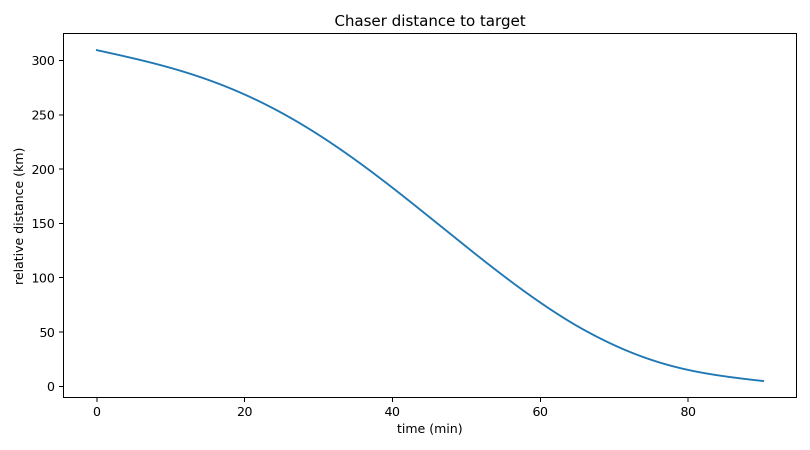
#> input picture Aerospace/AI in Space/simulations/first_rendezvous/distance.png, 1620 x 900 px, given in place of the camera (shown at 1/2 size)
$ python 'Face Presence Scanner.py'   (older library calls are emulated)
#> lines starting #> are read from the running program, lines starting #| are printed output that depends on the picture
#!/usr/bin/env python3
"""Local webcam face-presence monitor.

Detects visible, front-facing faces. It does not identify people, compare
identities, save frames, or record video.
"""

from __future__ import annotations

import argparse
import time
from collections import deque
from dataclasses import dataclass, field

try:
    import cv2
    import numpy as np
except ImportError as exc:
    print(f"Missing dependency: {exc}")
    print("Install with: pip install -r requirements.txt")
    raise SystemExit(1)


WINDOW_NAME = "Face Presence Monitor"
PANEL_WIDTH = 340
WHITE = (238, 241, 244)
MUTED = (150, 158, 166)
BLUE = (224, 144, 55)
GREEN = (114, 196, 92)
AMBER = (73, 178, 226)
RED = (90, 105, 224)
PANEL = (32, 36, 40)
PANEL_DARK = (23, 26, 29)
DIVIDER = (62, 68, 73)
Box = tuple[int, int, int, int]


@dataclass
class PresenceTracker:
    """Add hysteresis so a single missed frame does not flicker the status."""

    confirm_frames: int = 2
    clear_frames: int = 8
    hit_streak: int = 0
    miss_streak: int = 0
    present: bool = False
    started_at: float | None = None

    def update(self, face_count: int, now: float) -> None:
        if face_count:
            self.hit_streak += 1
            self.miss_streak = 0
            if not self.present and self.hit_streak >= self.confirm_frames:
                self.present = True
                self.started_at = now
        else:
            self.miss_streak += 1
            self.hit_streak = 0
            if self.present and self.miss_streak >= self.clear_frames:
                self.present = False
                self.started_at = None

    def elapsed(self, now: float) -> float:
        return 0.0 if self.started_at is None else max(0.0, now - self.started_at)


@dataclass
class AppState:
    mirror: bool = True
    fullscreen: bool = False
    show_help: bool = True
    faces: tuple[Box, ...] = ()
    tracker: PresenceTracker = field(default_factory=PresenceTracker)
    fps_samples: deque[float] = field(default_factory=lambda: deque(maxlen=30))


@dataclass(frozen=True)
class ImageQuality:
    brightness: float
    sharpness: float
    lighting_label: str
    focus_label: str
    guidance: str


def parse_args() -> argparse.Namespace:
    parser = argparse.ArgumentParser(
        description="Detect visible faces locally without identifying people."
    )
    parser.add_argument("--camera", type=int, default=0, help="webcam index (default: 0)")
    parser.add_argument("--width", type=int, default=1280, help="requested capture width")
    parser.add_argument("--height", type=int, default=720, help="requested capture height")
    parser.add_argument("--no-mirror", action="store_true", help="start without mirroring")
    parser.add_argument("--detect-every", type=int, default=2, metavar="N", help="detect every N frames")
    return parser.parse_args()


def load_face_detector() -> cv2.CascadeClassifier:
    path = cv2.data.haarcascades + "haarcascade_frontalface_default.xml"
    detector = cv2.CascadeClassifier(path)
    if detector.empty():
        raise RuntimeError(f"Could not load OpenCV face detector: {path}")
    return detector


def open_camera(index: int, width: int, height: int) -> cv2.VideoCapture:
    cap = cv2.VideoCapture(index)
    if not cap.isOpened():
        raise RuntimeError(
            f"Could not open webcam {index}. Close other camera apps or try --camera 1."
        )
    cap.set(cv2.CAP_PROP_FRAME_WIDTH, width)
    cap.set(cv2.CAP_PROP_FRAME_HEIGHT, height)
    cap.set(cv2.CAP_PROP_BUFFERSIZE, 1)
    return cap


def detect_faces(frame: np.ndarray, detector: cv2.CascadeClassifier) -> tuple[Box, ...]:
    height, width = frame.shape[:2]
    target_width = min(720, width)
    scale = target_width / width
    small = cv2.resize(frame, (target_width, max(1, round(height * scale))))
    gray = cv2.equalizeHist(cv2.cvtColor(small, cv2.COLOR_BGR2GRAY))
    min_face = max(30, round(min(gray.shape[:2]) * 0.09))
    found = detector.detectMultiScale(
        gray, scaleFactor=1.12, minNeighbors=6, minSize=(min_face, min_face)
    )
    inverse = 1.0 / scale
    boxes = [tuple(round(int(value) * inverse) for value in box) for box in found]
    boxes.sort(key=lambda box: box[0])
    return tuple(boxes)


def smooth_boxes(previous: tuple[Box, ...], current: tuple[Box, ...]) -> tuple[Box, ...]:
    """Reduce bounding-box jitter when face count and ordering are stable."""
    if not previous or len(previous) != len(current):
        return current
    smoothed: list[Box] = []
    for old, new in zip(previous, current):
        old_center = (old[0] + old[2] / 2, old[1] + old[3] / 2)
        new_center = (new[0] + new[2] / 2, new[1] + new[3] / 2)
        distance = ((old_center[0] - new_center[0]) ** 2 + (old_center[1] - new_center[1]) ** 2) ** 0.5
        if distance < max(old[2], old[3]) * 0.8:
            smoothed.append(tuple(round(0.65 * a + 0.35 * b) for a, b in zip(old, new)))
        else:
            smoothed.append(new)
    return tuple(smoothed)


def measure_quality(frame: np.ndarray) -> ImageQuality:
    """Estimate lighting and focus to explain common detection problems."""
    gray = cv2.cvtColor(frame, cv2.COLOR_BGR2GRAY)
    sample_width = min(640, gray.shape[1])
    scale = sample_width / gray.shape[1]
    sample = cv2.resize(gray, (sample_width, max(1, round(gray.shape[0] * scale))))
    brightness = float(np.mean(sample))
    sharpness = float(cv2.Laplacian(sample, cv2.CV_64F).var())

    if brightness < 55:
        lighting, guidance = "Low", "Add light in front of the subject"
    elif brightness > 215:
        lighting, guidance = "Overexposed", "Reduce direct light or glare"
    else:
        lighting, guidance = "Good", "Camera conditions are suitable"
    focus = "Low" if sharpness < 45 else "Good"
    if focus == "Low" and lighting == "Good":
        guidance = "Hold still or clean the camera lens"
    return ImageQuality(brightness, sharpness, lighting, focus, guidance)


def format_duration(seconds: float) -> str:
    total = int(seconds)
    minutes, seconds = divmod(total, 60)
    hours, minutes = divmod(minutes, 60)
    return f"{hours:02d}:{minutes:02d}:{seconds:02d}"


def put_text(
    image: np.ndarray,
    text: str,
    position: tuple[int, int],
    scale: float = 0.55,
    color: tuple[int, int, int] = WHITE,
    thickness: int = 1,
) -> None:
    cv2.putText(image, text, position, cv2.FONT_HERSHEY_SIMPLEX, scale, color, thickness, cv2.LINE_AA)


# [8 lines left out: function draw_face_box, not called in this run]


def draw_camera_view(frame: np.ndarray, faces: tuple[Box, ...]) -> np.ndarray:
    view = frame.copy()
    for index, box in enumerate(faces, start=1):
        draw_face_box(view, box, index)
    height, width = view.shape[:2]
    put_text(view, "LIVE", (20, 32), 0.55, WHITE, 2)
    cv2.circle(view, (77, 26), 5, RED, -1, cv2.LINE_AA)
    put_text(view, "Face detection only - no identity matching", (20, height - 18), 0.50, WHITE)
    cv2.rectangle(view, (0, 0), (width - 1, height - 1), DIVIDER, 1)
    return view


def draw_metric(canvas: np.ndarray, x: int, y: int, label: str, value: str, good: bool = True) -> None:
    put_text(canvas, label.upper(), (x, y), 0.43, MUTED)
    put_text(canvas, value, (x, y + 28), 0.62, WHITE if good else AMBER)


def draw_panel(
    canvas: np.ndarray,
    x: int,
    state: AppState,
    quality: ImageQuality,
    now: float,
    camera_index: int,
    fps: float,
) -> None:
    height = canvas.shape[0]
    cv2.rectangle(canvas, (x, 0), (canvas.shape[1], height), PANEL, -1)
    cv2.rectangle(canvas, (x, 0), (canvas.shape[1], 92), PANEL_DARK, -1)
    left = x + 26
    put_text(canvas, "FACE PRESENCE MONITOR", (left, 35), 0.62)
    put_text(canvas, "Local real-time analysis", (left, 63), 0.48, MUTED)

    status_color = GREEN if state.tracker.present else MUTED
    status = "Face detected" if state.tracker.present else "No face detected"
    cv2.circle(canvas, (left + 7, 128), 7, status_color, -1, cv2.LINE_AA)
    put_text(canvas, status, (left + 25, 135), 0.68, status_color, 2)

    cv2.line(canvas, (left, 166), (x + PANEL_WIDTH - 26, 166), DIVIDER, 1)
    draw_metric(canvas, left, 198, "Visible faces", str(len(state.faces)))
    draw_metric(canvas, left + 150, 198, "Present for", format_duration(state.tracker.elapsed(now)))
    draw_metric(canvas, left, 264, "Lighting", quality.lighting_label, quality.lighting_label == "Good")
    draw_metric(canvas, left + 150, 264, "Focus", quality.focus_label, quality.focus_label == "Good")
    draw_metric(canvas, left, 330, "Camera", str(camera_index))
    draw_metric(canvas, left + 150, 330, "Frame rate", f"{fps:.1f} fps")

    cv2.line(canvas, (left, 378), (x + PANEL_WIDTH - 26, 378), DIVIDER, 1)
    put_text(canvas, "CAPTURE GUIDANCE", (left, 408), 0.43, MUTED)
    put_text(canvas, quality.guidance, (left, 438), 0.48)
    put_text(canvas, "Face the camera and keep your face", (left, 466), 0.44, MUTED)
    put_text(canvas, "fully visible for best results.", (left, 488), 0.44, MUTED)

    cv2.line(canvas, (left, height - 126), (x + PANEL_WIDTH - 26, height - 126), DIVIDER, 1)
    put_text(canvas, "PRIVACY", (left, height - 96), 0.43, MUTED)
    put_text(canvas, "Frames are processed locally.", (left, height - 70), 0.46)
    put_text(canvas, "Nothing is recorded or saved.", (left, height - 46), 0.46)
    if state.show_help:
        put_text(canvas, "Q Quit   F Fullscreen   M Mirror   H Help", (left, height - 17), 0.40, BLUE)


def compose_display(
    frame: np.ndarray,
    state: AppState,
    quality: ImageQuality,
    now: float,
    camera_index: int,
    fps: float,
) -> np.ndarray:
    view = draw_camera_view(frame, state.faces)
    height, width = view.shape[:2]
    canvas = np.full((height, width + PANEL_WIDTH, 3), PANEL, dtype=np.uint8)
    canvas[:, :width] = view
    draw_panel(canvas, width, state, quality, now, camera_index, fps)
    return canvas


def main() -> int:
    args = parse_args()
    if args.detect_every < 1:
        print("Error: --detect-every must be at least 1.")
        return 2
    try:
        detector = load_face_detector()
        cap = open_camera(args.camera, args.width, args.height)
    except RuntimeError as exc:
        print(f"Error: {exc}")
        return 1

    state = AppState(mirror=not args.no_mirror)
    cv2.namedWindow(WINDOW_NAME, cv2.WINDOW_NORMAL)
    cv2.resizeWindow(WINDOW_NAME, min(args.width + PANEL_WIDTH, 1600), min(args.height, 900))
    previous_time = time.perf_counter()
    frame_number = 0
    quality = ImageQuality(0.0, 0.0, "Checking", "Checking", "Evaluating camera conditions")

    try:
        while True:
            ok, frame = cap.read()
#> frame is the input picture: shape (900, 1620, 3); mean B, G, R 252, 251.7, 251.4
            if not ok:
                print("Error: the webcam stopped returning frames.")
                return 1
            if state.mirror:
                frame = cv2.flip(frame, 1)

            now = time.perf_counter()
            dt = max(now - previous_time, 1.0 / 240.0)
            previous_time = now
            state.fps_samples.append(1.0 / dt)
            fps = sum(state.fps_samples) / len(state.fps_samples)

            if frame_number % args.detect_every == 0:
                detected = detect_faces(frame, detector)
#> in detect_faces, `gray = cv2.equalizeHist(cv2.cvtColor(small, cv2.COLOR_BGR2GRAY))`:
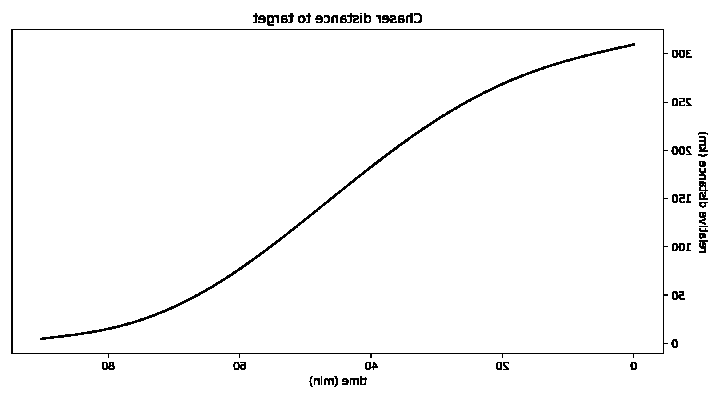
#> gray: shape (400, 720); min 0, max 255, mean 249
#> in detect_faces, `found = detector.detectMultiScale( gray, scaleFactor=1.12, minNeighbor..`: found = ()
#> in detect_faces, `boxes = [tuple(round(int(value) * inverse) for value in box) for box i..`: boxes = []
#> detected = ()
                state.faces = smooth_boxes(state.faces, detected)
#> state.faces = ()
                state.tracker.update(len(detected), now)
            if frame_number % 12 == 0:
                quality = measure_quality(frame)
#> in measure_quality, `sample = cv2.resize(gray, (sample_width, max(1, round(gray.shape[0] * ..`:
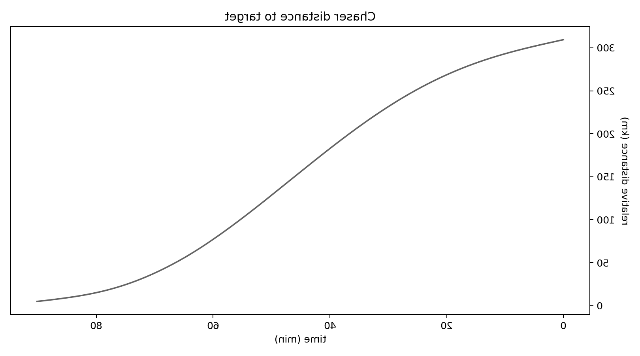
#> sample: shape (356, 640); min 0, max 255, mean 251.4
#> in measure_quality, `brightness = float(np.mean(sample))`: brightness = 251.4
#> in measure_quality, `sharpness = float(cv2.Laplacian(sample, cv2.CV_64F).var())`: sharpness = 4750.3
#> in measure_quality, `focus = "Low" if sharpness < 45 else "Good"`: focus = 'Good'
            frame_number += 1

            cv2.imshow(WINDOW_NAME, compose_display(frame, state, quality, now, args.camera, fps))
#> in draw_camera_view, `cv2.rectangle(view, (0, 0), (width - 1, height - 1), DIVIDER, 1)`:
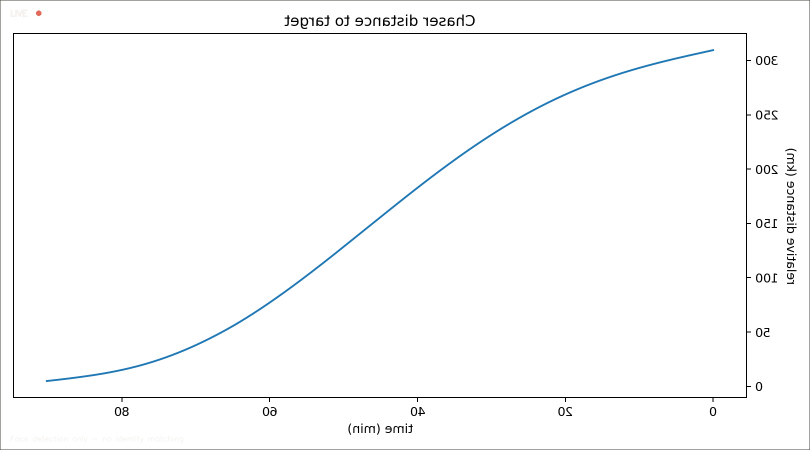
#> view: shape (900, 1620, 3) (shown at 1/2 size); mean B, G, R 251.3, 251.1, 250.7
#> in draw_panel, `cv2.circle(canvas, (left + 7, 128), 7, status_color, -1, cv2.LINE_AA)`:
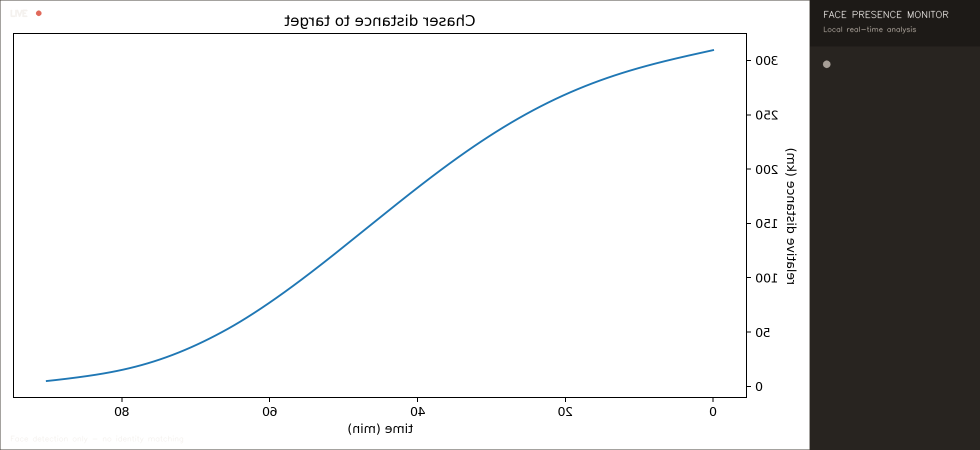
#> canvas: shape (900, 1960, 3) (shown at 1/2 size); mean B, G, R 213.2, 213.7, 214.1
#> in put_text (call 5), `cv2.putText(image, text, position, cv2.FONT_HERSHEY_SIMPLEX, scale, co..`:
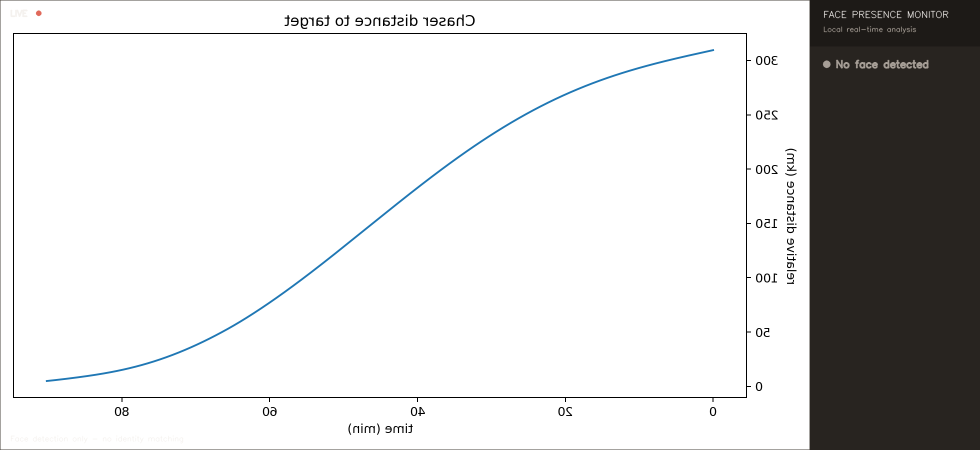
#> image: shape (900, 1960, 3) (shown at 1/2 size); mean B, G, R 213.3, 213.8, 214.2
#> in put_text (call 11), `cv2.putText(image, text, position, cv2.FONT_HERSHEY_SIMPLEX, scale, co..`:
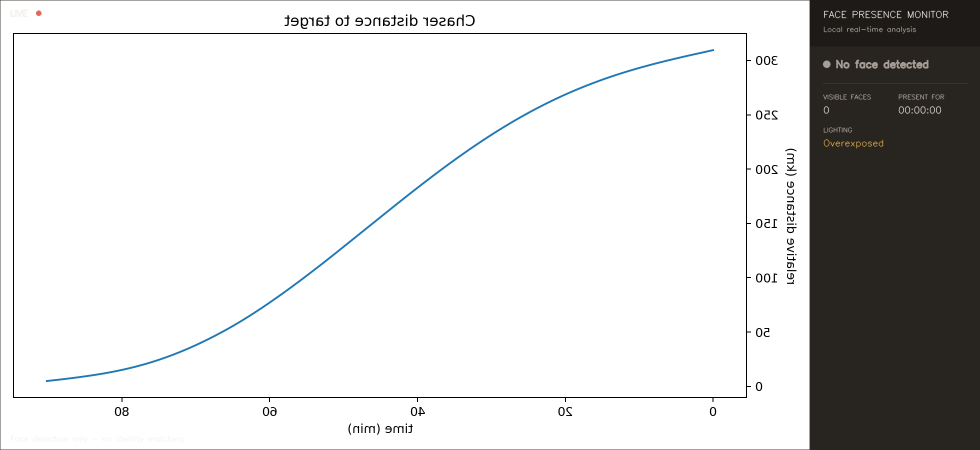
#> image: shape (900, 1960, 3) (shown at 1/2 size); mean B, G, R 213.4, 214, 214.4
#> in put_text (call 25), `cv2.putText(image, text, position, cv2.FONT_HERSHEY_SIMPLEX, scale, co..`:
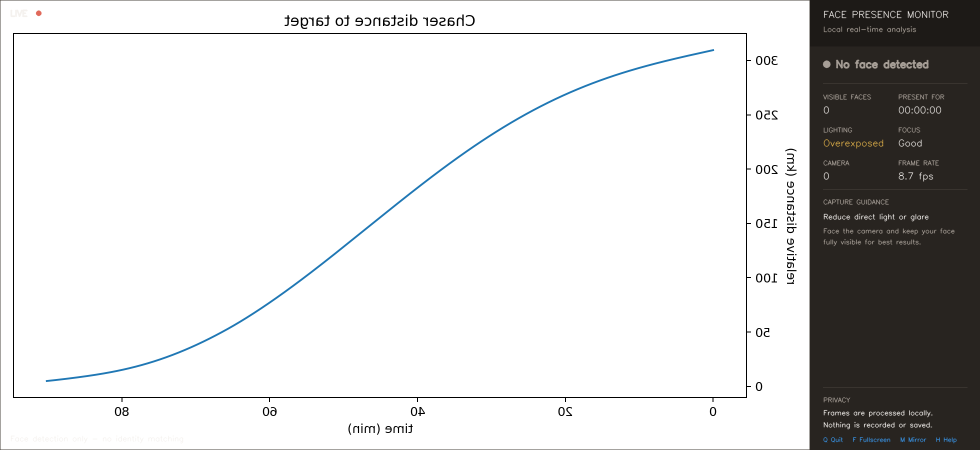
#> image: shape (900, 1960, 3) (shown at 1/2 size); mean B, G, R 213.9, 214.4, 214.8
            key = cv2.waitKey(1) & 0xFF
#> (key q is pressed here)
            if key in (27, ord("q")):
                break
            if key == ord("m"):
                state.mirror = not state.mirror
            elif key == ord("h"):
                state.show_help = not state.show_help
            elif key == ord("f"):
                state.fullscreen = not state.fullscreen
                mode = cv2.WINDOW_FULLSCREEN if state.fullscreen else cv2.WINDOW_NORMAL
                cv2.setWindowProperty(WINDOW_NAME, cv2.WND_PROP_FULLSCREEN, mode)
                if not state.fullscreen:
                    cv2.resizeWindow(WINDOW_NAME, min(args.width + PANEL_WIDTH, 1600), min(args.height, 900))
    finally:
        cap.release()
        cv2.destroyAllWindows()
    return 0


if __name__ == "__main__":
    raise SystemExit(main())
#> (the program exits here)
